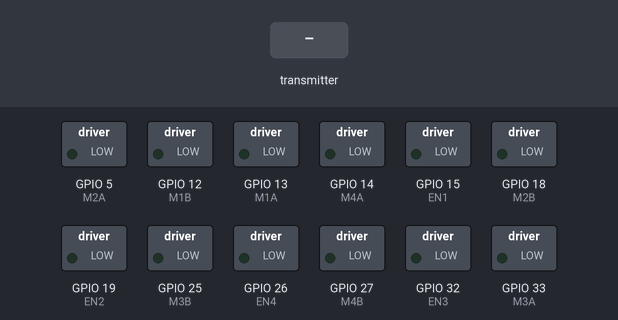
Bench run of a sketch on a simulated ESP32. Parts: switched loads named in the sketch (green lamp = pin HIGH). The inputs (shaded band) are chosen by the test bench.

Above: at 1.2 s.
1.3 s: the transmitter starts sending xpos = 25
At 2.3 s:
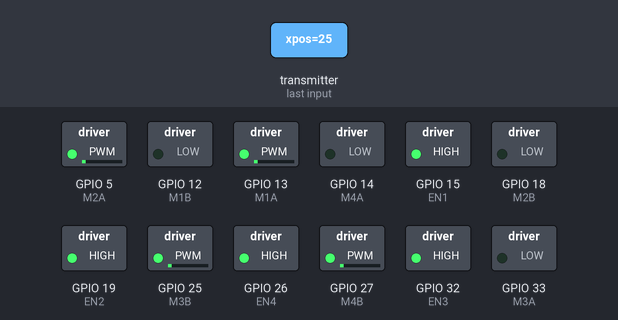
2.8 s: the transmitter starts sending xpos = 0
At 3.4 s:
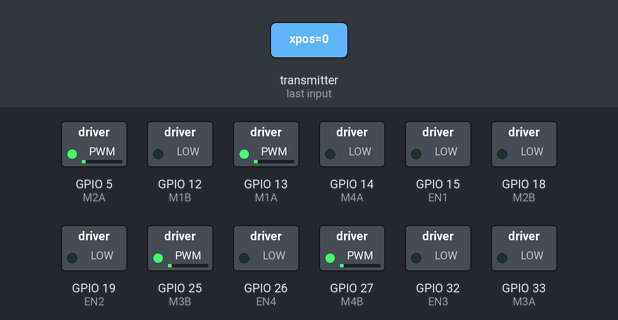
4.3 s: the transmitter starts sending xpos = 100
At 5.5 s:
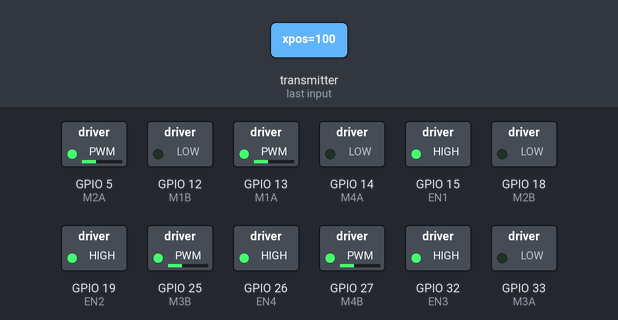
5.8 s: the transmitter starts sending xpos = 0
At 6.9 s:
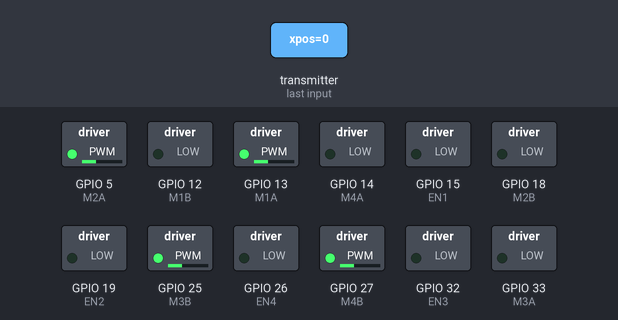
Timing chart, 0 to 8.3 s (numbered marks = the images above; inputs shaded):
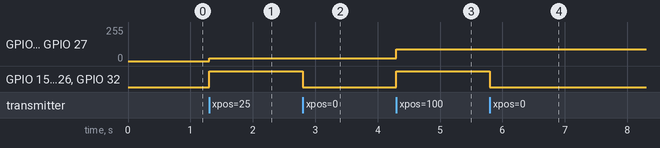

Measured:
- after the input at 1.3 s, GPIO 5 (M2A), GPIO 13 (M1A), GPIO 25 (M3B), GPIO 27 (M4B): 0/255 → 22/255 at once; GPIO 15 (EN1), GPIO 19 (EN2), GPIO 26 (EN4), GPIO 32 (EN3): LOW → HIGH at once
- after the input at 2.8 s, GPIO 15 (EN1), GPIO 19 (EN2), GPIO 26 (EN4), GPIO 32 (EN3): HIGH → LOW at once
- after the input at 4.3 s, GPIO 5 (M2A), GPIO 13 (M1A), GPIO 25 (M3B), GPIO 27 (M4B): 22/255 → 88/255 at once; GPIO 15 (EN1), GPIO 19 (EN2), GPIO 26 (EN4), GPIO 32 (EN3): LOW → HIGH at once
- after the input at 5.8 s, GPIO 15 (EN1), GPIO 19 (EN2), GPIO 26 (EN4), GPIO 32 (EN3): HIGH → LOW at once

The sketch:

master-robot.ino
```cpp
#include "variable.h"

void setup() {
  Serial.begin(115200);
  setup_motor();
  setup_wire();
  setupController();
 }

// + x=maju; - x=mundur; + y=kanan; - y=kiri; + teta=; - teta= putar kiri

void loop() {

  // print_pos();
  calImu();
  kinMotor(dataReceive.x, dataReceive.y*-1 , dataReceive.teta);
  sendPosition();
  delay(1);
}
```

controler.ino
```cpp
void OnDataRecv(const uint8_t *mac, const uint8_t *incomingData, int len) {
  memcpy(&dataReceive, incomingData, sizeof(dataReceive));
  // Serial.printf("x:%4f y:%4f teta:%4f b1:%d b2:%d b3:%d L3:%d R3:%d \n", dataReceive.x, dataReceive.y, dataReceive.teta, dataReceive.button1State, dataReceive.button2State, dataReceive.button3State, dataReceive.buttonL3State, dataReceive.buttonR3State);
}

void OnDataSent(const uint8_t *mac_addr, esp_now_send_status_t status) {
}

void setupController(){
   // Inisialisasi WiFi
  WiFi.mode(WIFI_STA);

  // Inisialisasi ESP-NOW
  if (esp_now_init() != ESP_OK) {
    Serial.println("Error initializing ESP-NOW");
    return;
  }

  // Daftarkan callback
  esp_now_register_recv_cb(OnDataRecv);
  esp_now_register_send_cb(OnDataSent);


  // Register peer
  memcpy(peerInfo.peer_addr, broadcastAddress, 6);
  peerInfo.channel = 0;
  peerInfo.encrypt = false;

  // Tambahkan peer
  if (esp_now_add_peer(&peerInfo) != ESP_OK) {
    Serial.println("Failed to add peer");
  }
}

void printForward(){
  Serial.printf("dataReceive : ");
  Serial.printf(" x : %f",dataReceive.x);
  Serial.printf(" y : %f",dataReceive.y);
  Serial.printf(" z : %f \n",dataReceive.teta);

}

void sendPosition(){
  xdot = xdot + xpos*0.01;
  ydot = ydot + ypos*0.01;
  dataSend.xpos = xdot - xpos_cal;
  dataSend.ypos = ydot - ypos_cal;
  dataSend.th = th - th_cal;
  // Serial.printf("x:%4f|y:%4f|z:%4f\n",dataSend.xpos,dataSend.ypos,dataSend.th);

  // Kirim data float ke ESP32 Robot
  esp_now_send(broadcastAddress, (uint8_t *)&dataSend, sizeof(dataSend));

}
```

motor.ino
```cpp
void setup_motor() {
  pinMode(EN1, OUTPUT);
  pinMode(EN2, OUTPUT);
  pinMode(EN3, OUTPUT);
  pinMode(EN4, OUTPUT);

  ledcSetup(PWM_M1A, freq, res);  //channel, freq, res
  ledcAttachPin(M1A, PWM_M1A);    //pin, channel

  ledcSetup(PWM_M1B, freq, res);
  ledcAttachPin(M1B, PWM_M1B);

  ledcSetup(PWM_M2A, freq, res);
  ledcAttachPin(M2A, PWM_M2A);

  ledcSetup(PWM_M2B, freq, res);
  ledcAttachPin(M2B, PWM_M2B);

  ledcSetup(PWM_M3A, freq, res);
  ledcAttachPin(M3A, PWM_M3A);

  ledcSetup(PWM_M3B, freq, res);
  ledcAttachPin(M3B, PWM_M3B);

  ledcSetup(PWM_M4A, freq, res);
  ledcAttachPin(M4A, PWM_M4A);

  ledcSetup(PWM_M4B, freq, res);
  ledcAttachPin(M4B, PWM_M4B);

  digitalWrite(EN1, HIGH);
  digitalWrite(EN2, HIGH);
  digitalWrite(EN3, HIGH);
  digitalWrite(EN4, HIGH);
}

void kinMotor(int x, int y, int th) {
  int teta = LengthAlpha * d2r(th) * -1;
  m1 = lambda * (cos(d2r(45)) * x + sin(d2r(45)) * y + teta);
  m4 = lambda * (cos(d2r(135)) * x + sin(d2r(135)) * y + (teta*-1));
  m3 = lambda * (cos(d2r(225)) * x + sin(d2r(225)) * y + teta);
  m2 = lambda * (cos(d2r(315)) * x + sin(d2r(315)) * y + (teta*-1));

  // Serial.printf("  m1=%4d m2=%4d m3=%4d m4=%4d ", m1, m2, m3, m4);
  // Serial.println();

  // Serial.printf("th = %5d \n" , LengthAlpha*d2r(th) );
  if (abs(m1) < 50) {
    m1 = 0;
  }

  if (abs(m2) < 50) {
    m2 = 0;
  }

  if (abs(m3) < 50) {
    m3 = 0;
  }

  if (abs(m4) < 50) {
    m4 = 0;
  }
  set_pwm(M1, m1);
  set_pwm(M2, m2);
  set_pwm(M3, m3);
  set_pwm(M4, m4);
}

void set_pwm(byte MTR, int val_pwm) {
  switch (MTR) {
    case M1:
      if (val_pwm > 0) {
        digitalWrite(EN1, HIGH);
        ledcWrite(PWM_M1A, val_pwm);
        ledcWrite(PWM_M1B, 0);
      } else if (val_pwm < 0) {
        digitalWrite(EN1, HIGH);
        ledcWrite(PWM_M1B, abs(val_pwm));
        ledcWrite(PWM_M1A, 0);
      } else {
        digitalWrite(EN1, LOW);
      }
      break;

    case M2:
      if (val_pwm > 0) {
        digitalWrite(EN2, HIGH);
        ledcWrite(PWM_M2A, val_pwm);
        ledcWrite(PWM_M2B, 0);
      } else if (val_pwm < 0) {
        digitalWrite(EN2, HIGH);
        ledcWrite(PWM_M2B, abs(val_pwm));
        ledcWrite(PWM_M2A, 0);
      } else {
        digitalWrite(EN2, LOW);
      }
      break;

    case M3:
      if (val_pwm > 0) {
        digitalWrite(EN3, HIGH);
        ledcWrite(PWM_M3A, val_pwm);
        ledcWrite(PWM_M3B, 0);
      } else if (val_pwm < 0) {
        digitalWrite(EN3, HIGH);
        ledcWrite(PWM_M3B, abs(val_pwm));
        ledcWrite(PWM_M3A, 0);
      } else {
        digitalWrite(EN3, LOW);
      }

      break;

    case M4:
      if (val_pwm > 0) {
        digitalWrite(EN4, HIGH);
        ledcWrite(PWM_M4A, val_pwm);
        ledcWrite(PWM_M4B, 0);
      } else if (val_pwm < 0) {
        digitalWrite(EN4, HIGH);
        ledcWrite(PWM_M4B, abs(val_pwm));
        ledcWrite(PWM_M4A, 0);
      } else {
        digitalWrite(EN4, LOW);
      }
      break;
  }
}
```

receivePosition.ino
```cpp
void setup_wire() {
  Wire.begin(slaveAddress);     // Memulai I2C sebagai slave dengan alamat 8
  Wire.onReceive(receiveEvent); // Handler untuk menerima data dari master
}

void print_pos() {
  // Menampilkan nilai yang diterima pada serial monitor
  Serial.print("xpos: ");
  Serial.print(xpos);
  Serial.print(", ypos: ");
  Serial.print(ypos);
  Serial.print(", th: ");
  Serial.println(th);

}

// Fungsi untuk menerima data dari master
void receiveEvent(int bytes) {
  if (bytes == sizeof(float) * 3) {
    Wire.readBytes((char*)&xpos, sizeof(xpos));
    Wire.readBytes((char*)&ypos, sizeof(ypos));
    Wire.readBytes((char*)&th, sizeof(th));
    }
}

void calImu(){
  if(dataReceive.button2State == 1){
    th_cal = th;
  }
  if(dataReceive.button1State == 1){
    xpos_cal = xdot;

  }
  if(dataReceive.button3State == 1){
    ypos_cal = ydot;

  }
}
```

variable.h
```cpp
#include <esp_now.h>
#include <WiFi.h>
#include <Wire.h>


// Struktur variabel untuk menerima data
typedef struct struct_message_receive {
  float x;
  float y;
  float teta;
  bool button1State;
  bool button2State;
  bool button3State;
  bool buttonL3State;
  bool buttonR3State;
} struct_message_receive;

struct_message_receive dataReceive;

typedef struct struct_message_send {
  float xpos;
  float ypos;
  float th;
} struct_message_send;

struct_message_send dataSend;

esp_now_peer_info_t peerInfo;

// Alamat MAC dari ESP32 Master
uint8_t broadcastAddress[] = { 0xA0, 0xDD, 0x6C, 0x0F, 0x2D, 0xE4 };

#define res 10
#define freq 15000

int m1, m2, m3, m4;

#define M1 1
#define M2 2
#define M3 3
#define M4 4

//motor1
#define EN1 15
#define M1A 13
#define M1B 12
//motor2
#define EN2 19
#define M2A 5
#define M2B 18
//motor3
#define EN3 32
#define M3A 33
#define M3B 25
//motor4
#define EN4 26
#define M4A 14
#define M4B 27

#define PWM_M1A 1
#define PWM_M1B 2
#define PWM_M2A 3
#define PWM_M2B 4
#define PWM_M3A 5
#define PWM_M3B 6
#define PWM_M4A 7
#define PWM_M4B 8

#define lambda 5
#define d2r(x) x *(PI / 180)

#define LengthAlpha 45  // Ubah Disini untuk panjang dari sumbu roda ke tengah roda


const int slaveAddress = 0;
volatile float xpos = 0.0;
volatile float ypos = 0.0;
volatile float th = 0.0;

float xdot = 0.0 ;
float ydot = 0.0 ;

volatile float xpos_cal = 0.0;
volatile float ypos_cal = 0.0;
volatile float th_cal = 0.0;
```
